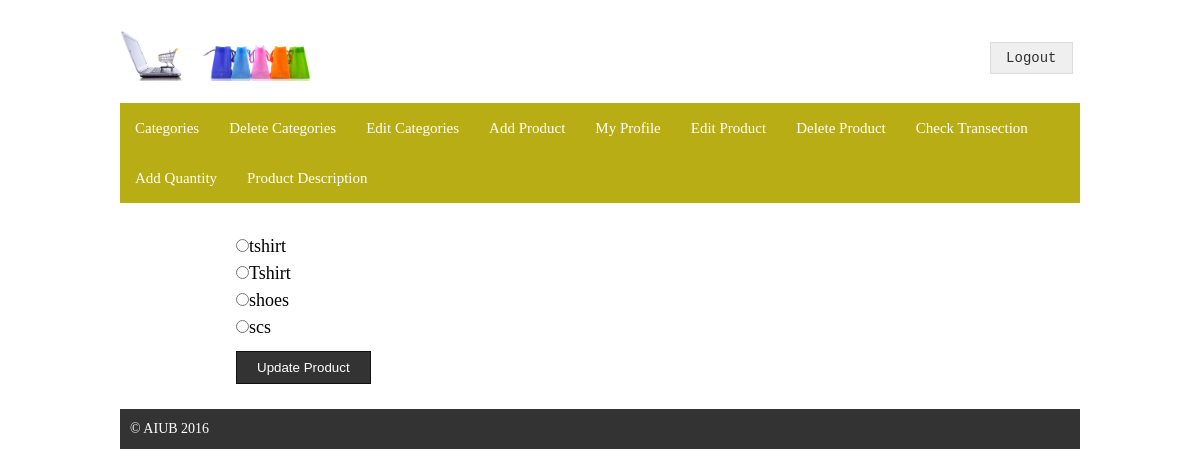
Page /editProduct.php (signed in) on the committed database.
### tables this page shows
CREATE TABLE `products` (
  `id` int(6) UNSIGNED NOT NULL,
  `name` varchar(255) NOT NULL,
  `quantity` int(11) NOT NULL,
  `price` int(11) NOT NULL,
  `category_id` int(11) NOT NULL,
  `image` varchar(255) DEFAULT NULL,
  `discount` int(11) DEFAULT NULL,
  `uniqueP` varchar(5) DEFAULT NULL,
  `signup_date` timestamp NOT NULL DEFAULT CURRENT_TIMESTAMP ON UPDATE CURRENT_TIMESTAMP
);

### editProduct.php (the view, shortened to what this page needs)
<!DOCTYPE html>
<html>
<head>
	<link rel="stylesheet" type="text/css" href="style.css">
</head>
<body>
	<div class="signup">
		<?php require 'template/header1.php'; ?>
		<?php require 'template/menu.php'; ?>
		<div class="maincontent">
			<div class="content">
			<?php
			$mysqli = new mysqli("localhost", "root","rafsan","sp1");
			$sql = "SELECT * FROM products ";
			$product = $mysqli->query($sql);
			$check_product = $product->num_rows;
			 if ($check_product > 0) {
			    while ($singleProduct = $product->fetch_object()) {
			 ?>
				<form action="editproduct2.php" method="POST" enctype = "multipart/form-data">
					<div>
						<input type="radio" name="v1" value="<?php echo $singleProduct->id ?>" /><?php echo $singleProduct->name?><br>
						</div>
						<?php
			} ?>
					<div>
						<input type="submit" name="Submit" value="Update Product" />
					</div>
				</form>
			<?php
			} ?>
			</div>
		</div>
		<div class="footer">
			<p>&copy; AIUB 2016</p>
		</div>
	</div>
</body>
</html>

### style.css (style rules this page uses)
* { margin: 0;padding: 0 }
body { font-family: arial\\\\\\; font-size: 14px; line-height: 20px; color: #000; }
.signup { width:960px; margin: 30px auto; display: block; overflow: hidden; }
.maincontent { overflow: hidden; margin-top: 30px; }
.content { float: right; width: 700px; margin-right:15%; line-height: 1.5; font-size:18px; }
.content input[type=submit] { padding: 8px 20px; background-color: #333; border: 1px solid #111; color: #fff; cursor: pointer; margin-top: 10px; }
.footer { background:#333; color: #fff; margin-top: 25px; padding: 10px; }

### rows in the picture
products: name "tshirt"
products: name "Tshirt"
products: name "shoes"
products: name "scs"
